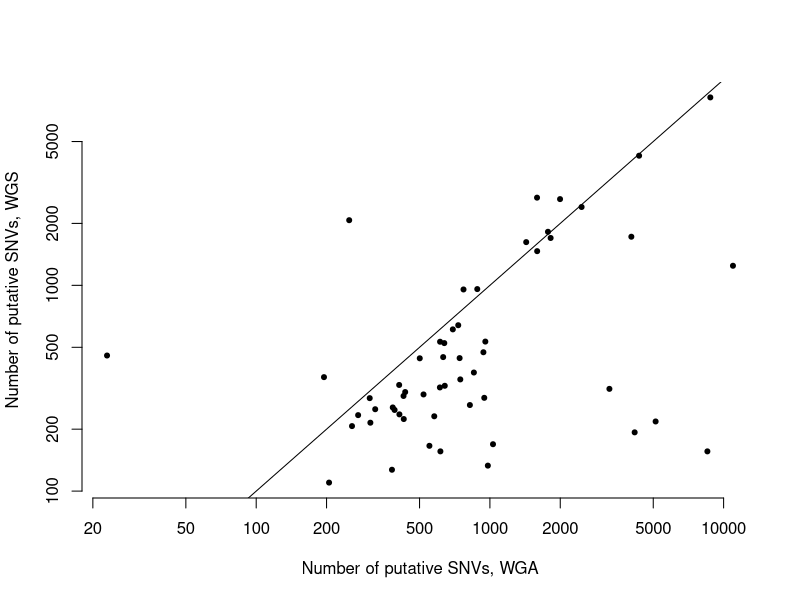

This chart was generated by the following R code: (Note: this script raises an error after producing the figure.)
## This is the R script (run on a Macbook) to create the figures from the data in FIGURE_DATA

###############
## LOAD DATA ##
###############

data2 = read.table( "../FIGURE_DATA/unfiltered_WGS-WGA_counts.txt", header=T )
data34 = read.table( "../FIGURE_DATA/STD40_unfiltered_overlap.txt", header=T )
data5 = read.table( "../FIGURE_DATA/numbers_excluded_by_filter_MUTATION_CALLS_STD40.txt", header=T )
data6 = read.table( "../FIGURE_DATA/overlap_numbers_excluded_by_filter_MUTATION_CALLS_STD40.txt", header=T )
data78a = read.table( "../FIGURE_DATA/STD40_unfiltered_overlap.txt", header=T )
data78a[ 3:14 ] <- list( NULL )
data78b = read.table( "../FIGURE_DATA/overlap_numbers_excluded_by_filter_MUTATION_CALLS_STD40.txt", header=T )
data78b[ 2:7 ] <- list( NULL )
data78b[ 4:5 ] <- list( NULL )
data78b[ 6:7 ] <- list( NULL )

#########################################################
## FIGURE 2: Number of putative SNVs in WGS versus WGA ##
#########################################################

# pdf( "../FIGURE_PDFS/Figure2.pdf" )
par(bty='n')
plot(data2$C282_count, data2$C484_count, log='xy', pch=20, xlab="Number of putative SNVs, WGA", ylab="Number of putative SNVs, WGS" )
abline(0,1)
# dev.off()

############################
## FIGURE 2 CORERELATIONS ##
############################

# First the Pearson correlation on the raw data
# cor.test(data2$C282_count, data2$C484_count)
# OUTPUT: t = 4.2622, df = 53, p-value = 8.35e-05, 95 percent confidence interval: 0.2770757 0.6794588, cor=0.5052344

# Next the Pearson correlation on the log-transformed data
# cor.test( log(data2$C282_count), log(data2$C484_count) )
# OUTPUT: t = 3.6456, df = 53, p-value = 0.0006086, 95 percent confidence interval: 0.2070558 0.6373449, cor=0.4477571

# Finally the Spearman correlation
# cor.test(data2$C282_count, data2$C484_count, method="spearman")
# OUTPUT: S = 16142.79, p-value = 0.001511, rho=0.4176482

#########################################################################
## FIGURE 3: Density of percentage overlap between WGS and WGA samples ##
#########################################################################

# pdf( "../FIGURE_PDFS/Figure3.pdf" )
# figure title (should it ever be needed): Greater % of WGS sample found in overlap than WGA
amp_frac = density( data34$OVERLAP/data34$TOTAL_WGA.C282., from=0 )
seq_frac = density( data34$OVERLAP/data34$TOTAL_WGS.C484., from=0 )
par(bty='n')
plot( seq_frac$x, seq_frac$y, type='l', col='blue', main="", xlab="Percentage of putative SNVs in a sample also recovered in the samples's technical replicate", ylab="Density")
legend( "topright", c( "WGS", "WGA" ), col=c( "blue", "red" ), lty=1 )
lines( amp_frac$x, amp_frac$y, col='red' )
# dev.off()

#####################################################################################
## FIGURE 4: Percentage of overlap versus (log) number of putative SNVs per sample ##
#####################################################################################

# pdf( "../FIGURE_PDFS/Figure4.pdf" )
# when necessary, use the following title: Number of putative SNPs does not correlate with percentage WGS/WGA overlap
par(bty = 'n')
plot( data34$TOTAL, data34$PERCENT_OVERLAP_by_WGA.282, log='x', pch=20, main="", xlab="Number of putative SNVs in unfiltered data (log)", ylab="Percentage overlap between WGS and WGA in unfiltered data" )
abline( 0,1 )
# dev.off()

############################
## FIGURE 4 CORERELATIONS ##
############################

# First the Pearson correlation on the raw data
# cor.test(data34$TOTAL, data34$PERCENT_OVERLAP_by_WGA.282)
# OUTPUT: t = -0.2989, df = 53, p-value = 0.7662, 95 percent confidence interval: -0.3030232  0.2267410, cor=-0.04102397

# Next the Pearson correlation on the log-transformed data
# cor.test( log(data34$TOTAL), data34$PERCENT_OVERLAP_by_WGA.282 )
# OUTPUT: t = -0.043, df = 53, p-value = 0.9659, 95 percent confidence interval: -0.2707813  0.2597958, cor=-0.005908626

# Finally the Spearman correlation
# cor.test(data34$TOTAL, data34$PERCENT_OVERLAP_by_WGA.282, method="spearman")
# OUTPUT: S = 29268, p-value = 0.6847, rho=-0.05584416

######################################################################
## FIGURE 5: Number of putative SNPs removed by each of six filters ##
######################################################################

# make density of each filter removal

# pdf( "../FIGURE_PDFS/Figure5.pdf", width=6, height=5 )
par(bty='n', mar=c(5.1,4.1,1.1,0))
boxplot( data5[,c(5,7,4,3,6,8)], log='y', ylim=c(1,100000), xaxt='n', pch=20, ylab="Number of putative SNVs filtered, per sample" )
axis( 1, at=1:6, padj=0.8, cex.axis=0.7, labels=c( "VAQ", "LOH", "10bp-SNV", "10bp-INDEL", "dbSNP", "<10%" ) )
# dev.off()

#################################################################
## FIGURE 6: Percentage of WGS/WGSA overlap removed, by filter ##
#################################################################

# pdf( "../FIGURE_PDFS/Figure6.pdf", width=6, height=5 )
par(bty='n', mar=c(5.1,4.1,1.1,0))
boxplot( data6[,c(9,13,7,5,11,15)], ylim=c(0,1), xaxt='n', ylab="Percentage of overlap filtered, per sample", pch=20 )
axis( 1, at=1:6, padj = 0.8, cex.axis=0.7, labels=c( "VAQ", "LOH", "10bp-SNV", "10bp-INDEL", "dbSNP", "<10%" ) )
# dev.off()

#######################################################################################################################
## FIGURE 7: Percentage of replicate SNVs filtered out by LOH, as a function of the total number of overlapping SNVs ##
#######################################################################################################################

LOH_VAQ_data <- merge( data78a, data78b, by="SAMPLE" )
names( LOH_VAQ_data )[ names( LOH_VAQ_data )=="FILT_5_COUNT" ] <- "VAQ_COUNT"
names( LOH_VAQ_data )[ names( LOH_VAQ_data )=="FILT_7_COUNT" ] <- "LOH_COUNT"
names( LOH_VAQ_data )[ names( LOH_VAQ_data )=="FILT_5_PERCENT" ] <- "VAQ_PERCENT"
names( LOH_VAQ_data )[ names( LOH_VAQ_data )=="FILT_7_PERCENT" ] <- "LOH_PERCENT"

# note that this is pretty close to 1.00 every time, hence the inversion...
LOH_VAQ_data$SUM=LOH_VAQ_data$LOH_PERCENT + LOH_VAQ_data$VAQ_PERCENT

# pdf( "../FIGURE_PDFS/Figure7.pdf" )
par(bty='n')
plot( LOH_VAQ_data$OVERLAP, LOH_VAQ_data$LOH_PERCENT, xlab="Number of SNVs in both replicates", ylab="Percentage of SNVs in both replicates filtered out by LOH", pch=20 )
# dev.off()

## FIGURE 8: ##

pdf( "../FIGURE_PDFS/Figure8.pdf" )
par(bty='n')
plot( LOH_VAQ_data$OVERLAP, LOH_VAQ_data$VAQ_PERCENT, xlab="Number of SNVs in both replicates", ylab="Percentage of SNVs in both replicates filtered out by VAQ", pch=20 )
dev.off()





